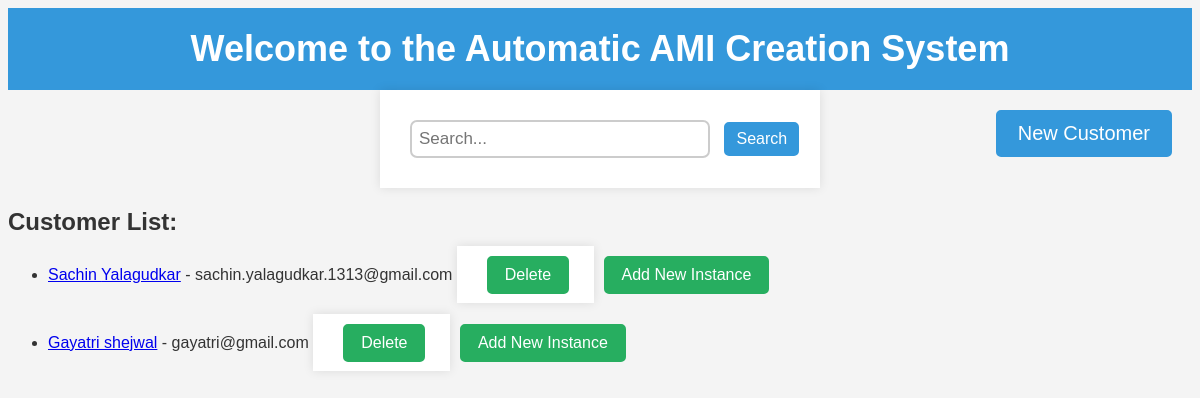
The page / on the database its author committed.
### app.py (models this page shows)
class Customer(db.Model):
    id = db.Column(db.Integer, primary_key=True)
    first_name = db.Column(db.String(50), nullable=False)
    last_name = db.Column(db.String(50), nullable=False)
    email = db.Column(db.String(120), nullable=False, unique=False)
    aws_access_key = db.Column(db.String(50), nullable=False)
    aws_secret_key = db.Column(db.String(50), nullable=False)
    instances = db.relationship('Instance', backref='customer', lazy=True)

### app.py (the view)
@app.route('/')
def index():
    customers = Customer.query.all()
    return render_template('index.html', customers=customers)

### templates/index.html (shortened to what this page needs)
<!DOCTYPE html>
<html lang="en">
<head>
    <link rel="stylesheet" href="{{ url_for('static', filename='styles.css') }}">
</head>
<body>
    <div class="banner-heading">
        Welcome to the Automatic AMI Creation System
    </div>
    <a href="{{ url_for('new_customer') }}" class="new-customer-button">New Customer</a>
    <form action="/search" method="get">
        <input type="text" name="search" class="search-bar" placeholder="Search...">
        <button type="submit" class="search-button">Search</button>
    </form>
    <h2>Customer List:</h2>
    <ul>
        {% for customer in customers %}
            <li>
                <a href="{{ url_for('customer_details', customer_id=customer.id) }}">{{ customer.first_name }} {{ customer.last_name }}</a>
                - {{ customer.email }}
		<form action="{{ url_for('delete_customer', customer_id=customer.id) }}" method="post" style="display: inline;">
    		<button type="submit" class="action-button delete-button">Delete</button>
		</form>
		<a href="{{ url_for('new_instance', customer_id=customer.id) }}" class="action-button add-instance-button">Add New Instance</a>
            </li>
        {% endfor %}
    </ul>
</body>
</html>

### static/styles.css (style rules this page uses)
body { font-family: 'Arial', sans-serif; background-color: #f4f4f4; color: #333; }
form { max-width: 400px; margin: 0 auto; padding: 20px; background-color: #fff; box-shadow: 0 0 10px rgba(0, 0, 0, 0.1); }
input { width: 100%; padding: 8px; margin-bottom: 15px; box-sizing: border-box; }
button { background-color: #007bff; color: #fff; padding: 10px 15px; border: none; cursor: pointer; }

### templates/index.html (style rules this page uses)
.banner-heading { font-weight: bold; font-size: 36px; text-align: center; background-color: #3498db; color: #fff; padding: 20px; }
.new-customer-button { font-size: 20px; padding: 10px 20px; border: 2px solid #3498db; background-color: #3498db; color: #fff; text-decoration: none; display: inline-block; border-radius: 5px; margin: 20px; float: right; }
.search-bar { font-size: 17px; padding: 7px; border: 2px solid #ccc; border-radius: 7px; margin: 10px; width: 300px; }
.search-button { font-size: 16px; padding: 6px 10px; border: 2px solid #3498db; background-color: #3498db; color: #fff; border-radius: 5px; cursor: pointer; }
.action-button { font-size: 16px; padding: 6px 10px; color: #fff; text-decoration: none; margin-left: 10px; }
.action-button { font-size: 16px; padding: 8px 16px; color: #fff; text-decoration: none; margin-left: 10px; border-radius: 5px; display: inline-block; margin-bottom: 10px; }
.delete-button, .add-instance-button { background-color: #27ae60; border: 2px solid #27ae60; }
li { margin-bottom: 20px; }

### rows shown on the page
Customer: first_name "Sachin", last_name "Yalagudkar", email "sachin.yalagudkar.1313@gmail.com"
Customer: first_name "Gayatri", last_name "shejwal", email "gayatri@gmail.com"
